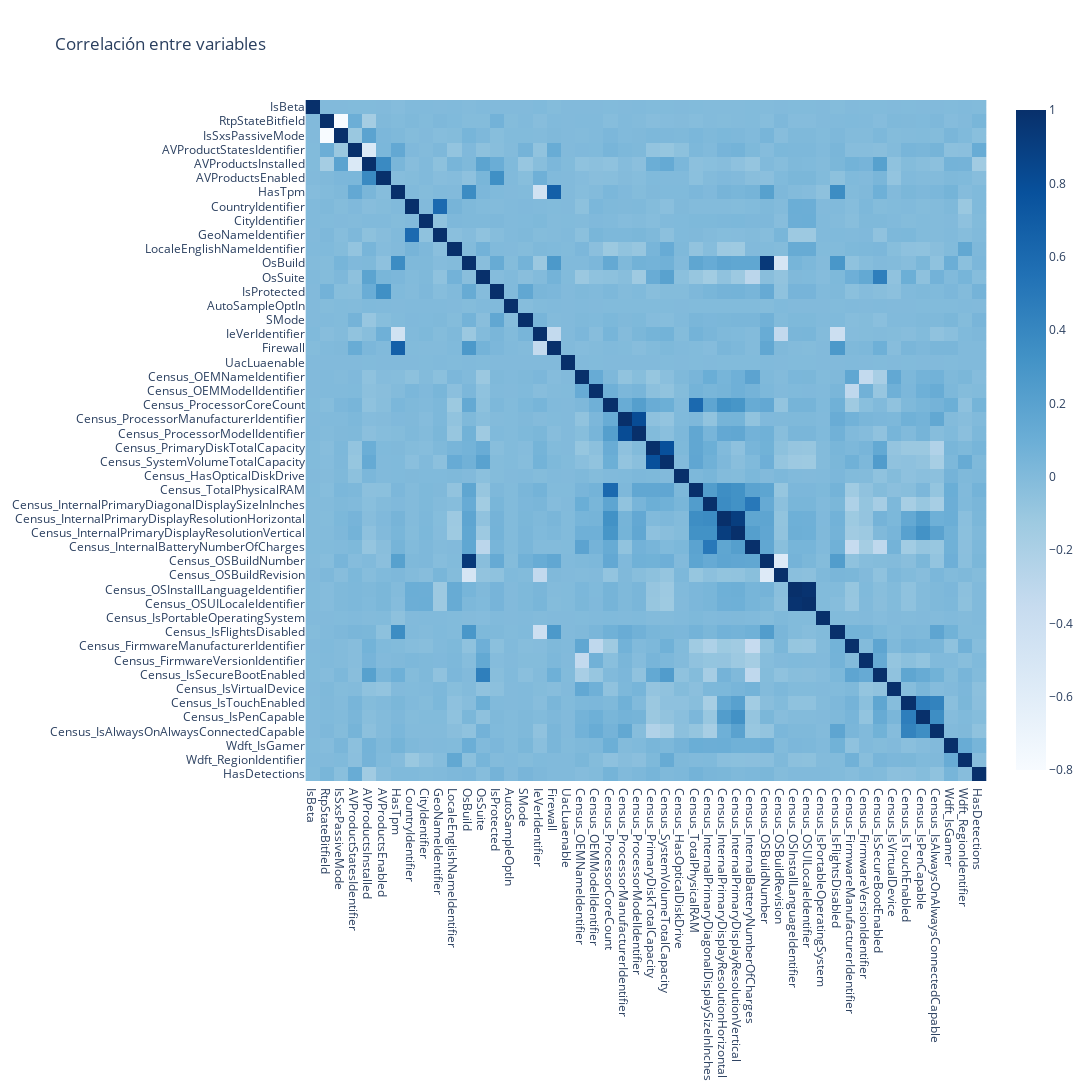

The notebook cell this image was saved under:
### Code cell
# para hacer la correlacion necesitamos datos numericos. Hacer un OneHotEncoding aqui seria una locura generando una barbaridad de columnas 
# Agrupamos variables numericas.
df_num= df_filtered.select_dtypes(include='number')
df_num

# Creamos matriz de correlacion
correlation_matrix = df_num.corr()

# Creamos heatmap de correlación
px.imshow(correlation_matrix, x=correlation_matrix.index, y=correlation_matrix.columns,
                color_continuous_scale="blues",
                title='Correlación entre variables',
                width=1300, height=1200)

### Figure 1 — Plotly figure (JSON) as saved in the notebook; plotly's stock layout.template omitted (floating-point values rounded to 4 significant figures; data arrays with more than 128 entries replaced by an {"elided": "..."} marker saying what was removed)
{"data": [{"coloraxis": "coloraxis", "hovertemplate": "x: %{x}<br>y: %{y}<br>color: %{z}<extra></extra>", "name": "0", "type": "heatmap", "x": ["IsBeta", "RtpStateBitfield", "IsSxsPassiveMode", "AVProductStatesIdentifier", "AVProductsInstalled", "AVProductsEnabled", "HasTpm", "CountryIdentifier", "CityIdentifier", "GeoNameIdentifier", "LocaleEnglishNameIdentifier", "OsBuild", "OsSuite", "IsProtected", "AutoSampleOptIn", "SMode", "IeVerIdentifier", "Firewall", "UacLuaenable", "Census_OEMNameIdentifier", "Census_OEMModelIdentifier", "Census_ProcessorCoreCount", "Census_ProcessorManufacturerIdentifier", "Census_ProcessorModelIdentifier", "Census_PrimaryDiskTotalCapacity", "Census_SystemVolumeTotalCapacity", "Census_HasOpticalDiskDrive", "Census_TotalPhysicalRAM", "Census_InternalPrimaryDiagonalDisplaySizeInInches", "Census_InternalPrimaryDisplayResolutionHorizontal", "Census_InternalPrimaryDisplayResolutionVertical", "Census_InternalBatteryNumberOfCharges", "Census_OSBuildNumber", "Census_OSBuildRevision", "Census_OSInstallLanguageIdentifier", "Census_OSUILocaleIdentifier", "Census_IsPortableOperatingSystem", "Census_IsFlightsDisabled", "Census_FirmwareManufacturerIdentifier", "Census_FirmwareVersionIdentifier", "Census_IsSecureBootEnabled", "Census_IsVirtualDevice", "Census_IsTouchEnabled", "Census_IsPenCapable", "Census_IsAlwaysOnAlwaysConnectedCapable", "Wdft_IsGamer", "Wdft_RegionIdentifier", "HasDetections"], "xaxis": "x", "y": ["IsBeta", "RtpStateBitfield", "IsSxsPassiveMode", "AVProductStatesIdentifier", "AVProductsInstalled", "AVProductsEnabled", "HasTpm", "CountryIdentifier", "CityIdentifier", "GeoNameIdentifier", "LocaleEnglishNameIdentifier", "OsBuild", "OsSuite", "IsProtected", "AutoSampleOptIn", "SMode", "IeVerIdentifier", "Firewall", "UacLuaenable", "Census_OEMNameIdentifier", "Census_OEMModelIdentifier", "Census_ProcessorCoreCount", "Census_ProcessorManufacturerIdentifier", "Census_ProcessorModelIdentifier", "Census_PrimaryDiskTotalCapacity", "Census_SystemVolumeTotalCapacity", "Census_HasOpticalDiskDrive", "Census_TotalPhysicalRAM", "Census_InternalPrimaryDiagonalDisplaySizeInInches", "Census_InternalPrimaryDisplayResolutionHorizontal", "Census_InternalPrimaryDisplayResolutionVertical", "Census_InternalBatteryNumberOfCharges", "Census_OSBuildNumber", "Census_OSBuildRevision", "Census_OSInstallLanguageIdentifier", "Census_OSUILocaleIdentifier", "Census_IsPortableOperatingSystem", "Census_IsFlightsDisabled", "Census_FirmwareManufacturerIdentifier", "Census_FirmwareVersionIdentifier", "Census_IsSecureBootEnabled", "Census_IsVirtualDevice", "Census_IsTouchEnabled", "Census_IsPenCapable", "Census_IsAlwaysOnAlwaysConnectedCapable", "Wdft_IsGamer", "Wdft_RegionIdentifier", "HasDetections"], "yaxis": "y", "z": {"elided": "48x48 float values"}}], "layout": {"coloraxis": {"colorscale": [[0, "rgb(247,251,255)"], [0.125, "rgb(222,235,247)"], [0.25, "rgb(198,219,239)"], [0.375, "rgb(158,202,225)"], [0.5, "rgb(107,174,214)"], [0.625, "rgb(66,146,198)"], [0.75, "rgb(33,113,181)"], [0.875, "rgb(8,81,156)"], [1, "rgb(8,48,107)"]]}, "height": 1200, "title": {"text": "Correlación entre variables"}, "width": 1300, "xaxis": {"anchor": "y", "constrain": "domain", "domain": [0, 1], "scaleanchor": "y"}, "yaxis": {"anchor": "x", "autorange": "reversed", "constrain": "domain", "domain": [0, 1]}}}
